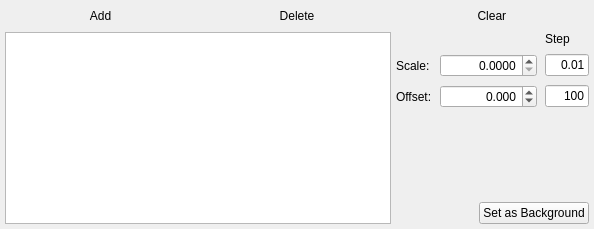
       <widget class="QWidget" name="overlay_tab">
        <attribute name="title">
         <string>Overlay</string>
        </attribute>
        <layout class="QVBoxLayout" name="verticalLayout_6">
         <property name="spacing">
          <number>5</number>
         </property>
         <property name="margin">
          <number>5</number>
         </property>
         <item>
          <layout class="QHBoxLayout" name="horizontalLayout_3">
           <item>
            <widget class="QPushButton" name="overlay_add_btn">
             <property name="text">
              <string>Add</string>
             </property>
             <property name="flat">
              <bool>true</bool>
             </property>
            </widget>
           </item>
           <item>
            <widget class="QPushButton" name="overlay_del_btn">
             <property name="text">
              <string>Delete</string>
             </property>
             <property name="flat">
              <bool>true</bool>
             </property>
            </widget>
           </item>
           <item>
            <widget class="QPushButton" name="overlay_clear_btn">
             <property name="text">
              <string>Clear </string>
             </property>
             <property name="flat">
              <bool>true</bool>
             </property>
            </widget>
           </item>
          </layout>
         </item>
         <item>
          <layout class="QHBoxLayout" name="horizontalLayout_6" stretch="2,1">
           <item>
            <widget class="QTableWidget" name="overlay_tw">
             <property name="minimumSize">
              <size>
               <width>350</width>
               <height>0</height>
              </size>
             </property>
             <property name="styleSheet">
              <string notr="true"/>
             </property>
             <property name="horizontalScrollBarPolicy">
              <enum>Qt::ScrollBarAlwaysOff</enum>
             </property>
             <property name="editTriggers">
              <set>QAbstractItemView::DoubleClicked|QAbstractItemView::EditKeyPressed</set>
             </property>
             <property name="tabKeyNavigation">
              <bool>false</bool>
             </property>
             <property name="alternatingRowColors">
              <bool>false</bool>
             </property>
             <property name="selectionMode">
              <enum>QAbstractItemView::SingleSelection</enum>
             </property>
             <property name="selectionBehavior">
              <enum>QAbstractItemView::SelectRows</enum>
             </property>
             <property name="textElideMode">
              <enum>Qt::ElideLeft</enum>
             </property>
             <property name="showGrid">
              <bool>false</bool>
             </property>
             <property name="rowCount">
              <number>0</number>
             </property>
             <property name="columnCount">
              <number>3</number>
             </property>
             <attribute name="horizontalHeaderVisible">
              <bool>false</bool>
             </attribute>
             <attribute name="horizontalHeaderCascadingSectionResizes">
              <bool>true</bool>
             </attribute>
             <attribute name="horizontalHeaderDefaultSectionSize">
              <number>200</number>
             </attribute>
             <attribute name="horizontalHeaderMinimumSectionSize">
              <number>10</number>
             </attribute>
             <attribute name="horizontalHeaderShowSortIndicator" stdset="0">
              <bool>false</bool>
             </attribute>
             <attribute name="horizontalHeaderStretchLastSection">
              <bool>true</bool>
             </attribute>
             <attribute name="verticalHeaderVisible">
              <bool>false</bool>
             </attribute>
             <column/>
             <column/>
             <column/>
            </widget>
           </item>
           <item>
            <layout class="QVBoxLayout" name="verticalLayout_5">
             <item>
              <layout class="QGridLayout" name="gridLayout">
               <property name="spacing">
                <number>8</number>
               </property>
               <item row="2" column="1">
                <widget class="QDoubleSpinBox" name="overlay_offset_sb">
                 <property name="sizePolicy">
                  <sizepolicy hsizetype="Expanding" vsizetype="Fixed">
                   <horstretch>0</horstretch>
                   <verstretch>0</verstretch>
                  </sizepolicy>
                 </property>
                 <property name="alignment">
                  <set>Qt::AlignRight|Qt::AlignTrailing|Qt::AlignVCenter</set>
                 </property>
                 <property name="decimals">
                  <number>3</number>
                 </property>
                 <property name="minimum">
                  <double>-999999999.000000000000000</double>
                 </property>
                 <property name="maximum">
                  <double>999999999.000000000000000</double>
                 </property>
                 <property name="singleStep">
                  <double>100.000000000000000</double>
                 </property>
                 <property name="value">
                  <double>0.000000000000000</double>
                 </property>
                </widget>
               </item>
               <item row="1" column="0">
                <widget class="QLabel" name="label_3">
                 <property name="text">
                  <string>Scale:</string>
                 </property>
                </widget>
               </item>
               <item row="1" column="1">
                <widget class="QDoubleSpinBox" name="overlay_scale_sb">
                 <property name="sizePolicy">
                  <sizepolicy hsizetype="Expanding" vsizetype="Fixed">
                   <horstretch>0</horstretch>
                   <verstretch>0</verstretch>
                  </sizepolicy>
                 </property>
                 <property name="minimumSize">
                  <size>
                   <width>0</width>
                   <height>0</height>
                  </size>
                 </property>
                 <property name="alignment">
                  <set>Qt::AlignRight|Qt::AlignTrailing|Qt::AlignVCenter</set>
                 </property>
                 <property name="decimals">
                  <number>4</number>
                 </property>
                 <property name="maximum">
                  <double>999999.000000000000000</double>
                 </property>
                 <property name="singleStep">
                  <double>0.010000000000000</double>
                 </property>
                </widget>
               </item>
               <item row="2" column="0">
                <widget class="QLabel" name="label_4">
                 <property name="text">
                  <string>Offset:</string>
                 </property>
                </widget>
               </item>
               <item row="1" column="2">
                <widget class="QLineEdit" name="overlay_scale_step_txt">
                 <property name="maximumSize">
                  <size>
                   <width>80</width>
                   <height>16777215</height>
                  </size>
                 </property>
                 <property name="text">
                  <string>0.01</string>
                 </property>
                 <property name="alignment">
                  <set>Qt::AlignRight|Qt::AlignTrailing|Qt::AlignVCenter</set>
                 </property>
                </widget>
               </item>
               <item row="2" column="2">
                <widget class="QLineEdit" name="overlay_offset_step_txt">
                 <property name="maximumSize">
                  <size>
                   <width>80</width>
                   <height>16777215</height>
                  </size>
                 </property>
                 <property name="text">
                  <string>100</string>
                 </property>
                 <property name="alignment">
                  <set>Qt::AlignRight|Qt::AlignTrailing|Qt::AlignVCenter</set>
                 </property>
                </widget>
               </item>
               <item row="0" column="2">
                <widget class="QLabel" name="label_5">
                 <property name="text">
                  <string>Step</string>
                 </property>
                </widget>
               </item>
              </layout>
             </item>
             <item>
              <spacer name="verticalSpacer">
               <property name="orientation">
                <enum>Qt::Vertical</enum>
               </property>
               <property name="sizeHint" stdset="0">
                <size>
                 <width>20</width>
                 <height>40</height>
                </size>
               </property>
              </spacer>
             </item>
             <item>
              <layout class="QHBoxLayout" name="horizontalLayout_8">
               <property name="topMargin">
                <number>0</number>
               </property>
               <item>
                <spacer name="horizontalSpacer">
                 <property name="orientation">
                  <enum>Qt::Horizontal</enum>
                 </property>
                 <property name="sizeHint" stdset="0">
                  <size>
                   <width>40</width>
                   <height>20</height>
                  </size>
                 </property>
                </spacer>
               </item>
               <item>
                <widget class="QPushButton" name="overlay_set_as_bkg_btn">
                 <property name="text">
                  <string>Set as Background</string>
                 </property>
                 <property name="checkable">
                  <bool>true</bool>
                 </property>
                </widget>
               </item>
              </layout>
             </item>
            </layout>
           </item>
          </layout>
         </item>
         <item>
          <layout class="QHBoxLayout" name="horizontalLayout_5"/>
         </item>
        </layout>
       </widget>
